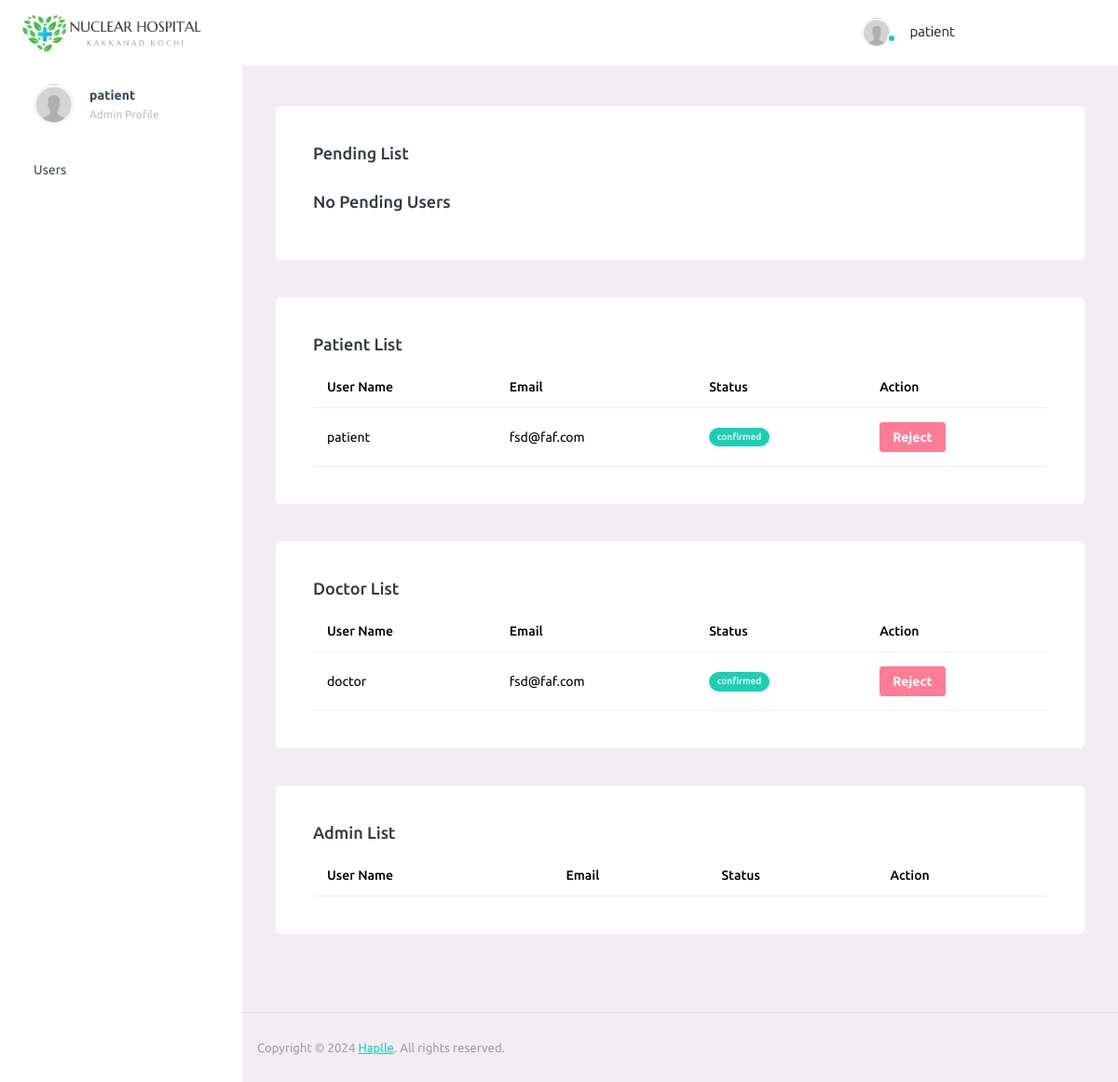
The app's page /admin-dashboard/ (signed in) with its own data.
### hospital/models.py (models this page shows, shortened)
class UserProfile(models.Model):
    USER_TYPE_CHOICES = (
        ('patient', 'Patient'),
        ('doctor', 'Doctor'),
        ('admin', 'Admin'),
    )
    DEPARTMENTS = (
        ('cardiology', 'Cardiology'),
        ('neurology', 'Neurology'),
        ('oncology', 'Oncology'),
        ('orthopedics', 'Orthopedics'),
        ('pediatrics', 'Pediatrics'),
        ('gynaecology', 'Gynaecology'),
        ('general', 'General'),
        ('emergency', 'Emergency'),
    )
    STATUS = (
        ('pending', 'Pending'),
        ('confirmed', 'Confirmed'),
        ('cancelled', 'Cancelled'),
    )
    user = models.OneToOneField(User, on_delete=models.CASCADE, related_name='profile')
    username = models.CharField(max_length=20, blank=True, null=True)
    name = models.CharField(max_length=20, blank=True, null=True)
    age = models.IntegerField(blank=True, null=True)
    address = models.TextField(blank=True, null=True)
    email = models.EmailField(max_length=50, blank=True, null=True)
    department = models .CharField(max_length=20, choices=DEPARTMENTS, blank=True, null=True)
    phone_no = models.CharField(max_length=20, blank=True, null=True)
    first_name = models.CharField(max_length=20, blank=True, null=True)
    last_name = models.CharField(max_length=20, blank=True, null=True)
    user_type = models.CharField(max_length=10, choices=USER_TYPE_CHOICES)
    status = models.CharField(max_length=10, choices=STATUS, default='pending')
    doctor_availability = models.BooleanField(default=False)

### hospital/views.py (the view)
# urls.py: path('admin-dashboard/', views.admin_dashboard_view, name='admin_dashboard'),
@login_required
def admin_dashboard_view(request):
    pendingusers = UserProfile.objects.filter(status='pending')
    patients = UserProfile.objects.filter(user_type='patient')
    doctors = UserProfile.objects.filter(user_type='doctor')
    admins = UserProfile.objects.filter(user_type='admin')
    return render(request, 'admin/dashboard.html' ,{
        'pendingusers': pendingusers,
        'patients': patients,
        'doctors': doctors,
        'admins': admins,
    })

### hospital/templates/admin/dashboard.html (shortened to what this page needs)
<!DOCTYPE html>
<html lang="en">
  <head>
    {% load static %}
    <link rel="stylesheet" href="{% static 'patient/assets/vendors/mdi/css/materialdesignicons.min.css' %}">
    <link rel="stylesheet" href="{% static 'patient/assets/vendors/ti-icons/css/themify-icons.css' %}">
    <link rel="stylesheet" href="{% static 'patient/assets/vendors/css/vendor.bundle.base.css' %}">
    <link rel="stylesheet" href="{% static 'patient/assets/vendors/font-awesome/css/font-awesome.min.css' %}">
    <link rel="stylesheet" href="{% static 'patient/assets/vendors/font-awesome/css/font-awesome.min.css' %}" />
    <link rel="stylesheet" href="{% static 'patient/assets/vendors/bootstrap-datepicker/bootstrap-datepicker.min.css' %}">
    <link rel="stylesheet" href="{% static 'patient/assets/css/style.css' %}">
  </head>
  <body>
    <div class="container-scroller">
      <nav class="navbar default-layout-navbar col-lg-12 col-12 p-0 fixed-top d-flex flex-row">
        <div class="text-center navbar-brand-wrapper d-flex align-items-center justify-content-start">
          <a class="" href="index.html"><img src="{% static 'patient/assets/images/logo.png' %}" alt="logo" width="200px" style="margin-left: 20px;"/></a>
        </div>
        <div class="navbar-menu-wrapper d-flex align-items-stretch">
          <button class="navbar-toggler navbar-toggler align-self-center" type="button" data-toggle="minimize">
            <span class="mdi mdi-menu"></span>
          </button>
          <ul class="navbar-nav navbar-nav-right">
            <li class="nav-item nav-profile dropdown">
              <a class="nav-link " href="#" data-bs-toggle="dropdown" aria-expanded="false">
                <div class="nav-profile-img">
                  <img src="{% static 'patient/assets/images/avatar.jpg' %}" alt="image">
                  <span class="availability-status online"></span>
                </div>
                <div class="nav-profile-text">
                  <p class="mb-1 text-black">{{ request.user.username }}</p>
                </div>
              </a>
            </li>
            <li class="nav-item d-none d-lg-block full-screen-link">
              <a class="nav-link">
                <i class="mdi mdi-fullscreen" id="fullscreen-button"></i>
              </a>
            </li>
            <li class="nav-item nav-logout d-none d-lg-block">
              <a class="nav-link" href="{% url 'logout' %}" onclick="return confirmLogout();">
                <i class="mdi mdi-logout"></i>
              </a>
            </li>
          </ul>
        </div>
      </nav>
      <div class="container-fluid page-body-wrapper">
        <nav class="sidebar sidebar-offcanvas" id="sidebar">
          <ul class="nav">
            <li class="nav-item nav-profile">
              <a href="#" class="nav-link">
                <div class="nav-profile-image">
                  <img src="{% static 'patient/assets/images/avatar.jpg' %}" alt="profile" />
                </div>
                <div class="nav-profile-text d-flex flex-column">
                  <span class="font-weight-bold mb-2">{{ request.user.username }}</span>
                  <span class="text-secondary text-small">Admin Profile</span>
                </div>
                <i class="mdi mdi-bookmark-check text-success nav-profile-badge"></i>
              </a>
            </li>
            <li class="nav-item">
              <a class="nav-link" href="{% url 'patient_dashboard' %}">
                <span class="menu-title">Users</span>
                <i class="mdi mdi-home menu-icon"></i>
              </a>
            </li>
          </ul>
        </nav>
        <div class="main-panel">
          <div class="content-wrapper">
            {% block content %}
            <div class="row">
              <div class="col-12 grid-margin">
                <div class="card">
                  <div class="card-body">
                    <h4 class="card-title">Pending List</h4>
                    {% if not pendingusers %}
                    <br>
                    <h4 class="card-title">No Pending Users</h4>
                    {% endif %}
                  </div>
                </div>
              </div>
              <div class="col-12 grid-margin">
                <div class="card">
                  <div class="card-body">
                    <h4 class="card-title">Patient List</h4>
                    <div class="table-responsive">
                      <table class="table usertable">
                        <thead>
                          <tr>
                            <th> User Name </th>
                            <th> Email </th>
                            <th> Status </th>
                            <th> Action </th>
                          </tr>
                        </thead>
                        <tbody>
                          {% for user in patients %}
                          <tr>
                            <td> {{ user.username }} </td>
                            <td> {{ user.email }} </td>
                            {% if user.status == 'confirmed' %}
                            <td> <label  class="badge badge-success"> {{ user.status }}</label> </td>
                            {% elif user.status == 'cancelled' %}
                            <td> <span class="badge badge-danger">Rejected</span> </td>
                            {% else %}
                            <td> <span class="badge badge-warning">Pending</span> </td>
                            {% endif %}
                            <td>
                              <form method="post" action="{% url 'reject_user' user.id %}">
                                <button type="submit" class="btn btn-danger btn-sm">Reject</button>
                              </form>
                            </td>
                          </tr>
                          {% endfor %}
                        </tbody>
                      </table>
                    </div>
                  </div>
                </div>
              </div>
              <div class="col-12 grid-margin">
                <div class="card">
                  <div class="card-body">
                    <h4 class="card-title">Doctor List</h4>
                    <div class="table-responsive">
                      <table class="table usertable">
                        <thead>
                          <tr>
                            <th> User Name </th>
                            <th> Email </th>
                            <th> Status </th>
                            <th> Action </th>
                          </tr>
                        </thead>
                        <tbody>
                          {% for user in doctors %}
                          <tr>
                            <td> {{ user.username }} </td>
                            <td> {{ user.email }} </td>
                            {% if user.status == 'confirmed' %}
                            <td> <label  class="badge badge-success"> {{ user.status }}</label> </td>
                            {% elif user.status == 'cancelled' %}
                            <td> <span class="badge badge-danger">Rejected</span> </td>
                            {% else %}
                            <td> <span class="badge badge-warning">Pending</span> </td>
                            {% endif %}
                            <td>
                              <form method="post" action="{% url 'reject_user' user.id %}">
                                <button type="submit" class="btn btn-danger btn-sm">Reject</button>
                              </form>
                            </td>
                          </tr>
                          {% endfor %}
                        </tbody>
                      </table>
                    </div>
                  </div>
                </div>
              </div>
              <div class="col-12 grid-margin">
                <div class="card">
                  <div class="card-body">
                    <h4 class="card-title">Admin List</h4>
                    <div class="table-responsive">
                      <table class="table usertable">
                        <thead>
                          <tr>
                            <th> User Name  </th>
                            <th> Email </th>
                            <th> Status </th>
                            <th> Action </th>
                          </tr>
                        </thead>
                      </table>
                    </div>
                  </div>
                </div>
              </div>
            </div>
            {% endblock %}
          </div>
          <footer class="footer">
            <div class="d-sm-flex justify-content-center justify-content-sm-between">
              <span class="text-muted text-center text-sm-left d-block d-sm-inline-block">Copyright © 2024 <a href="#" target="_blank">Haplle</a>. All rights reserved.</span>
            </div>
          </footer>
        </div>
      </div>
    </div>
  </body>
</html>

### records on screen
UserProfile: username "patient", email "fsd@faf.com", status "confirmed"
UserProfile: username "doctor", email "fsd@faf.com", status "confirmed"

### other values on screen
{{ request.user.username }} "patient"
